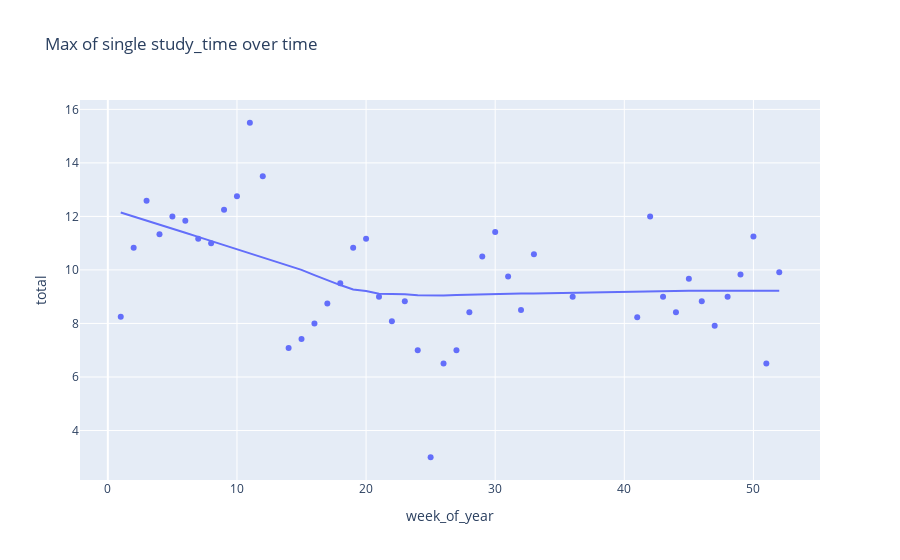

The code cell stored with this chart in its notebook:
### Code cell
group_by_week = grouped.groupby('week_of_year').max().reset_index()
px.scatter(group_by_week, x='week_of_year',y='total', title='Max of single study_time over time',trendline='lowess')

### Figure 1 — Plotly figure (JSON) as saved in the notebook; plotly's stock layout.template omitted (floating-point values rounded to 4 significant figures)
{"data": [{"hovertemplate": "week_of_year=%{x}<br>total=%{y}<extra></extra>", "legendgroup": "", "marker": {"color": "#636efa", "symbol": "circle"}, "mode": "markers", "name": "", "orientation": "v", "showlegend": false, "type": "scatter", "x": [1, 2, 3, 4, 5, 6, 7, 8, 9, 10, 11, 12, 14, 15, 16, 17, 18, 19, 20, 21, 22, 23, 24, 25, 26, 27, 28, 29, 30, 31, 32, 33, 36, 41, 42, 43, 44, 45, 46, 47, 48, 49, 50, 51, 52], "xaxis": "x", "y": [8.25, 10.83, 12.58, 11.33, 12, 11.83, 11.17, 11, 12.25, 12.75, 15.5, 13.5, 7.083, 7.417, 8, 8.75, 9.5, 10.83, 11.17, 9, 8.083, 8.833, 7, 3, 6.5, 7, 8.417, 10.5, 11.42, 9.75, 8.5, 10.58, 9, 8.233, 12, 9, 8.417, 9.667, 8.833, 7.917, 9, 9.833, 11.25, 6.5, 9.917], "yaxis": "y"}, {"hovertemplate": "<b>LOWESS trendline</b><br><br>week_of_year=%{x}<br>total=%{y} <b>(trend)</b><extra></extra>", "legendgroup": "", "marker": {"color": "#636efa", "symbol": "circle"}, "mode": "lines", "name": "", "showlegend": false, "type": "scatter", "x": [1, 2, 3, 4, 5, 6, 7, 8, 9, 10, 11, 12, 14, 15, 16, 17, 18, 19, 20, 21, 22, 23, 24, 25, 26, 27, 28, 29, 30, 31, 32, 33, 36, 41, 42, 43, 44, 45, 46, 47, 48, 49, 50, 51, 52], "xaxis": "x", "y": [12.15, 12.0, 11.85, 11.7, 11.55, 11.39, 11.24, 11.08, 10.93, 10.77, 10.62, 10.47, 10.17, 10.0, 9.808, 9.615, 9.434, 9.27, 9.213, 9.107, 9.098, 9.094, 9.055, 9.04, 9.045, 9.06, 9.077, 9.091, 9.101, 9.114, 9.117, 9.118, 9.15, 9.2, 9.208, 9.214, 9.22, 9.223, 9.226, 9.227, 9.228, 9.228, 9.227, 9.227, 9.226], "yaxis": "y"}], "layout": {"legend": {"tracegroupgap": 0}, "title": {"text": "Max of single study_time over time"}, "xaxis": {"anchor": "y", "domain": [0, 1], "title": {"text": "week_of_year"}}, "yaxis": {"anchor": "x", "domain": [0, 1], "title": {"text": "total"}}}}
